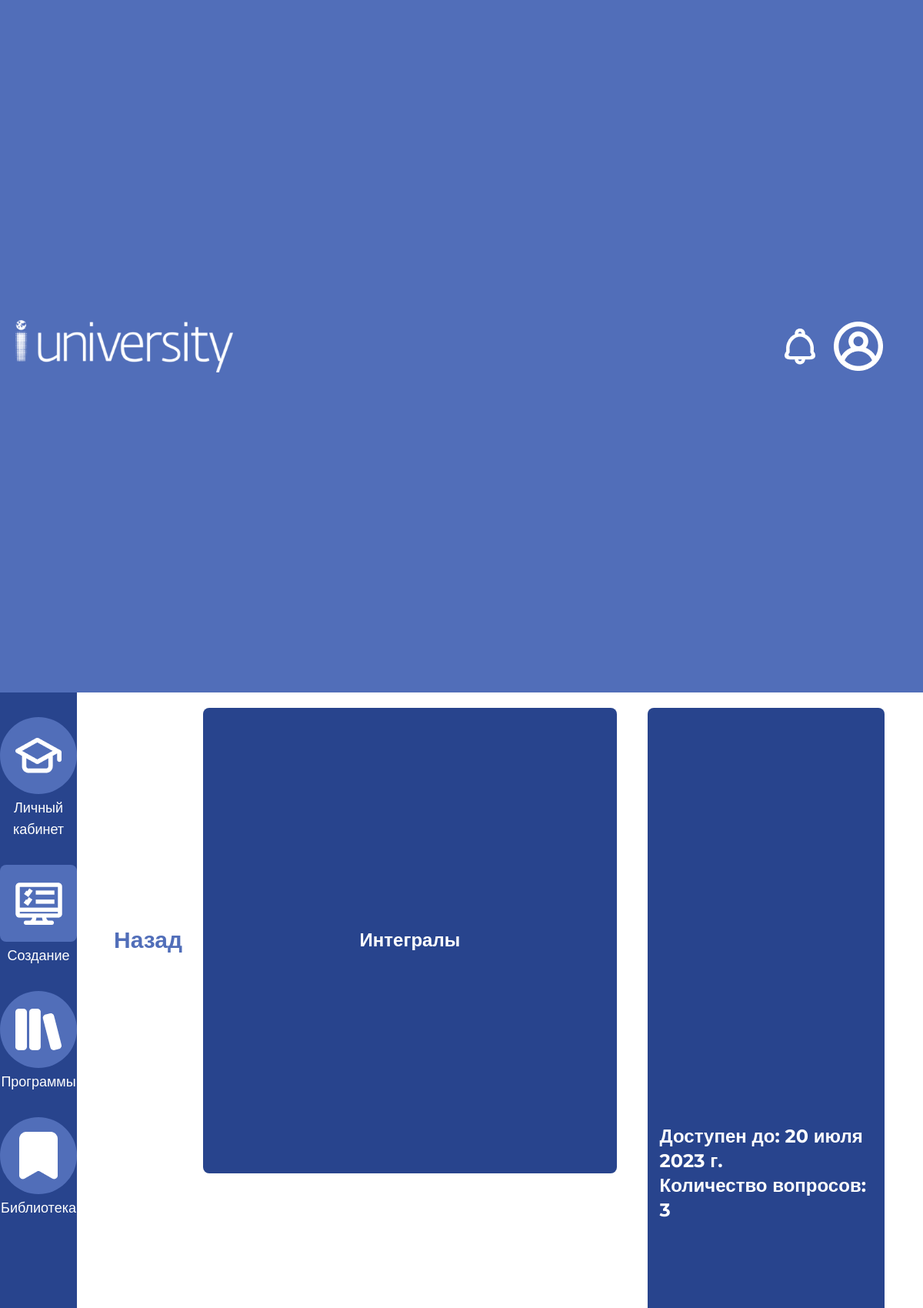
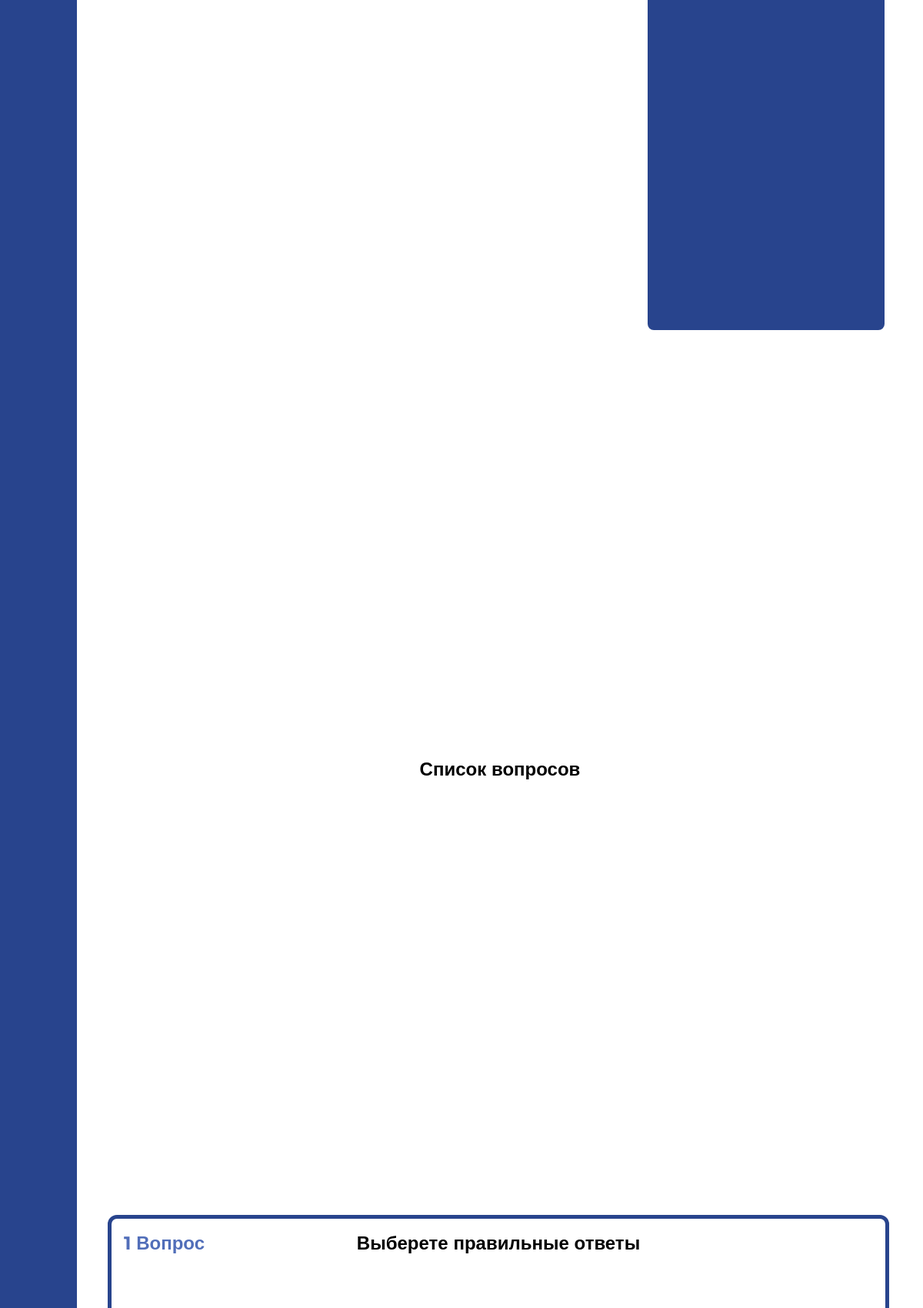
/author/test/8 (signed in, upper part), run on the app's committed database (2 pictures, top to bottom).
### testing_system/models.py (models this page shows)
class Test(models.Model):
    name = models.TextField(default='')
    description = models.TextField(default='')
    deadline = models.DateField(null=True)
    program = models.ForeignKey(Program, on_delete=models.CASCADE, null=True)

class Question(models.Model):
    countQuestion = models.BigIntegerField(default=0)
    test = models.ForeignKey(Test, on_delete=models.CASCADE, null=True)
    text = models.TextField(default='')

### testing_system/views.py (the view)
# urls.py: path("author/test/<int:test_id>", views.test_created_view, name="testCreated"),
@login_required
@permission_required('testing_system.add_test')
def test_created_view(request, test_id):
    test = Test.objects.get(id=test_id)
    return render(request, 'testing_system/testCreated.html', context={'test': test})

### testing_system/templates/testing_system/testCreated.html (shortened to what this page needs)
<!doctype html>
{% load static %}
<html lang="ru">
<head>
    <script src="https://cdn.tailwindcss.com"></script>
    <link rel="stylesheet" href="{% static "css/font.css" %}" />
    <link rel="stylesheet" href="{% static "css/chedio.css" %}" />
    <link rel="stylesheet" href="{% static "css/scroll_5px.css" %}" />
</head>
<body>
    <div class="w-screen h-screen overflow-hidden">
        {% include "pattern/header.html" %}
        <div class="flex flex-row h-[90%]">
            {% include "pattern/nav.html" %}
            <div class="w-11/12 px-10 flex flex-col py-5">
                <div class="w-full flex flex-row  flex-none pr-2.5 h-[15%]">
                    <div class="w-1/12 h-1/2">
                        <form action="{% url 'authorLibrary' %}" class="w-full h-full">
                            <button type="submit" class="transition duration-300 ease-in-out w-full h-full">
                                <div class="flex flex-row w-full h-full">
                                    <div class="flex items-center px-1">
                                    </div>
                                    <div class="text-[#516EB9] text-3xl font-bold select-none flex items-center">
                                        Назад
                                    </div>
                                </div>
                            </button>
                        </form>
                    </div>
                    <div class="p-4 bg-[#28448D] text-[#FFFFFF] rounded-lg text-center flex items-center justify-center text-2xl font-bold select-none w-7/12 h-1/2 mx-10">
                        {{test.name}}
                    </div>
                    <div class="flex flex-col p-4 bg-[#28448D] text-[#FFFFFF] rounded-lg flex justify-center text-2xl font-bold select-none w-4/12 h-full">
                        <div>
                            Доступен до: {{test.deadline}}
                        </div>
                        <div>
                            Количество вопросов: {{test.question_set.count}}
                        </div>
                    </div>
                </div>
                <div class="w-full flex flex-col h-[85%]">
                    <div class="text-[#000000] text-center flex items-center justify-center text-2xl font-bold select-none h-1/6">
                        Список вопросов
                    </div>
                    <div class="h-4/6">
                        <ul class="w-full h-full overflow-scroll">
                            {% for question in test.question_set.all%}
                            <li class="h-full w-full py-2 pr-1">
                                <div class="border-[5px] border-[#28448D] h-full w-full flex flex-col p-4 rounded-xl">
                                    <div class="flex flex-row relative h-[15%]">
                                        <div class="text-[#516EB9] text-2xl font-bold select-none absolute">
                                            {{question.countQuestion}} Вопрос
                                        </div>
                                        <div class="text-[#000000] text-2xl font-bold flex justify-center w-full text-center">
                                            {{question.text}}
                                        </div>
                                    </div>
                                </div>
                            </li>
                            {%endfor%}
                        </ul>
                    </div>
                </div>
            </div>
        </div>
    </div>
</body>
</html>

### data on the page
Test: name "Интегралы", deadline "20 июля 2023 г.", question_set.count "3"
Question: countQuestion "1", text "Выберете правильные ответы"
